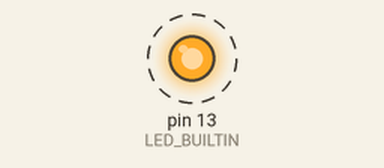
This sketch was run on a simulated Arduino Uno, built with avr-gcc and run on an emulated ATmega328P. Parts: output pins drawn as LEDs (lit = HIGH). Dashed ring = blinking.

Above: at 0.5 s.
Timing chart, 0 to 4.6 s (numbered marks = the images above):
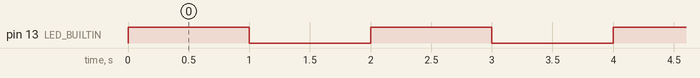

The sketch:

UNO_LED_blink_odd_even.ino
```cpp
/* UNO_LED_blink_odd_even.ino

Exploring an Arduino UNO programmable controller:
Comvert millis() milliseconds to seconds and use (seconds % 2 == 0) when even
Avoids the blocking delay() function.

docs
https://docs.arduino.cc/tutorials/uno-rev3/intro-to-board/
https://arduinomodules.info/ky-008-laser-transmitter-module/

I am using the free C++ based Arduino IDE version 2.3.10

VegasEat  02oct2026
*/

// optionally connect the gated laser modue KY-008 to pin 13

void setup() {
  // initialize digital pin LED_BUILTIN (pin 13) as an output.
  pinMode(LED_BUILTIN, OUTPUT);
}

void loop() {

  unsigned long milliseconds = millis();
  unsigned long seconds = milliseconds / 1000;  // 1 second
  // dekasecond or partial dekasecond option
  unsigned long dekaseconds = milliseconds / 10000;  // 10 seconds

  // LED is on when seconds value is even
  if (seconds % 2 == 0) {
    digitalWrite(LED_BUILTIN, HIGH);
  } else {
    digitalWrite(LED_BUILTIN, LOW);
  }
}
```

Measured:
- by itself, pin 13 (LED_BUILTIN): alternates HIGH for 1.0 s and LOW for 1.0 s
